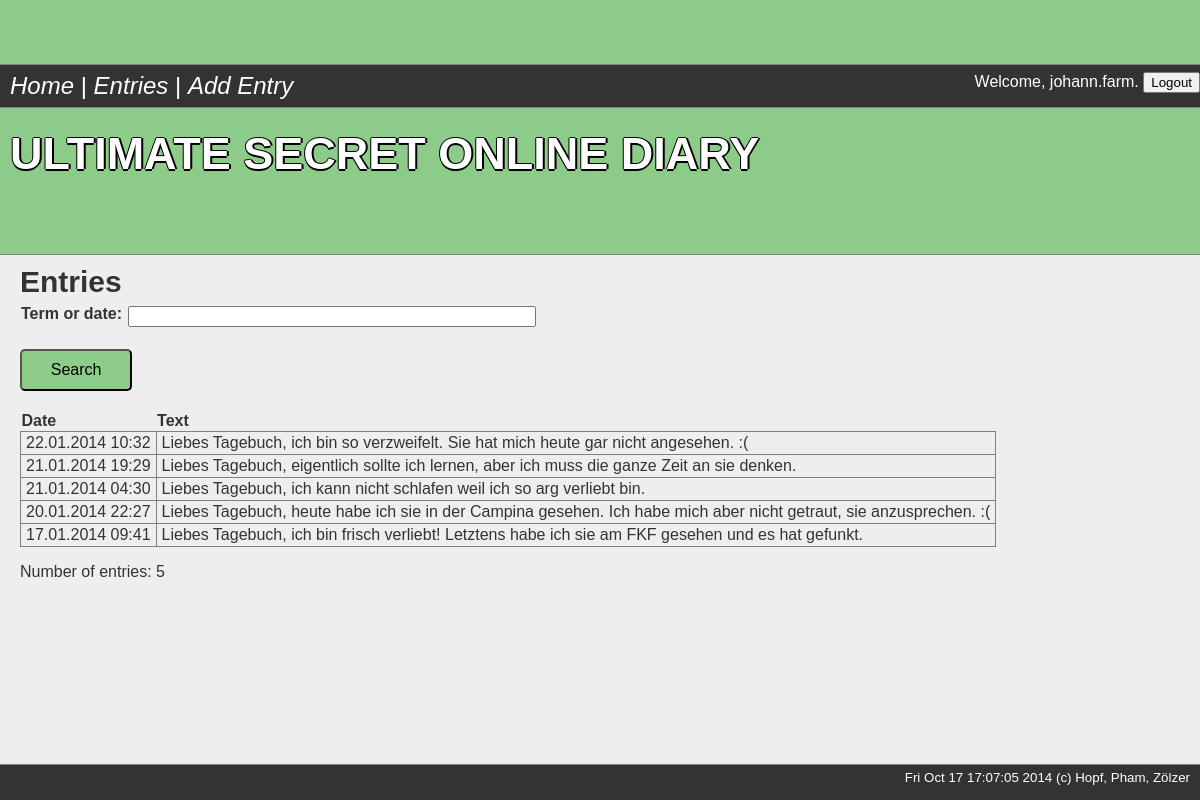
The page /diary/list.php (signed in) on the database its author committed.
### diary/db/DataManager.php (called while the page is built, shortened)
<?php
require_once("Entities.php");
class DataManager {
	private static function getConnection() {
		$con = new mysqli('127.0.0.1', 'root', '', 'diary');
		return $con;
	}
	private static function query($connection, $query) {
		$res = $connection -> query($query);
		return $res;
	}
	public static function getUser($id) {
		$user = null;
		$con = self::getConnection();
		$id = $con -> escape_string($id);
		$res = self::query($con,
				 "SELECT id, login, password FROM user WHERE id = $id;");
		if($u = $res -> fetch_object())
			$user = new User($u -> id, $u -> login, $u -> password);
		return $user;
	}
	public static function getEntriesFor($userId) {
		$entries = array();
		$con = self::getConnection();
		$userId = $con -> escape_string($userId);
		$res = self::query($con, "SELECT id, text, user_id, date
				 FROM entry WHERE user_id = '$userId' ORDER BY date DESC");
		while ($e = $res -> fetch_object())
			$entries[] = new Entry($e->id, $e->text, $e->user_id, $e->date);
		return $entries;
	}
}

### diary/code/AuthenticationManager.php (called while the page is built, shortened)
<?php
require_once('db/DataManager.php');
class AuthenticationManager {
	public static function isAuthenticated() {
		return isset($_SESSION['user']);
	}
	public static function getAuthenticatedUser() {
		return self::isAuthenticated() ? DataManager::getUser($_SESSION['user']) : null;
	}
}

### diary/db/Entities.php (called while the page is built, shortened)
<?php
class User extends Entity {
	private $login;
	public function getLogin(){
		return $this -> login;
	}
	public function __construct($id, $login, $password){
		$this -> login = $login;
	}
}
class Entry extends Entity {
	private $text;
	private $date;
	public function getText(){
		return $this -> text;
	}
	public function getDate() {
		return $this -> date;
	}
	public function __construct($id, $text, $userId,  $date){
		$this -> text = $text;
		$this -> date = $date;
	}
}

### diary/code/util.php (called while the page is built, shortened)
<?php
function escape($string) {
	return nl2br(htmlentities($string));
}

### diary/entrylist.php (the view, shortened to what this page needs)
<?php
include_once('code/util.php');
?>
<table class="productlist">
	<tr>
		<th>Date</th>
		<th>Text</th>
	</tr>
	<?php foreach($entries as $entry) {?>
	<tr>
		<td><?php echo date_format(new DateTime(escape($entry -> getDate())), 'd.m.Y H:i'); ?>
		</td>
		<td><?php echo escape($entry -> getText()); ?>
		</td>
	</tr>
	<?php }?>
</table>

### diary/header.php (shortened to what this page needs)
<?php
require_once('code/util.php');
require_once('code/AuthenticationManager.php');
$user=AuthenticationManager::getAuthenticatedUser();
?>
<!DOCTYPE HTML>
<html>
<head>
<link rel="stylesheet" type="text/css" href="main.css" />
</head>
<body>
	<div id="container">
		<div class="header">
			<div class="headerLinks">
				<div class="navigation">
					<p>
						<a href="start.php">Home</a>
							<?php if($user != null) :?>
							 | <a href="list.php">Entries</a>
							 | <a href="add.php">Add Entry</a>
							<?php endif;?>
					</p>
				</div>
				<div class="login">
					<?php if($user == null) :?>
					<p>
						Not Logged In. [<a href="login.php">Login</a>]
						[<a href="register.php">Register</a>]
					</p>
					<?php else :?>
					<p>
					<form name="test" method="post" action="">
							Welcome,
							<?php echo escape($user->getLogin());?>.
						<input type="submit" value="Logout">
					</form></p>
					<?php endif;?>
				</div>
			</div>
			<h1>Ultimate Secret Online Diary</h1>
		</div>
		<div class="content">

### diary/list.php (shortened to what this page needs)
<?php
	require_once('code/util.php');
	require_once('db/DataManager.php');
	require_once('code/AuthenticationManager.php');
$critAvailable = isset($_REQUEST['term']);
if (!$critAvailable) {
	$entries = DataManager::getEntriesFor(AuthenticationManager::getAuthenticatedUser() -> getId());
	$term = "";
} else {
	$term = $_REQUEST['term'];
    $entries = DataManager::getEntriesForSearchCriteria(AuthenticationManager::getAuthenticatedUser() -> getId(), $term);
}
$count = count($entries);
?>
<?php require('header.php'); ?>
<h2>Entries</h2>
<form>
	<table>
	<tr>
		<th>Term or date: </th>
		<td> <input name="term" value="<?php echo escape($term); ?>" class="textfield" /> </td>
	</tr>
	</table>
	<input type="submit" value="Search" class="button-small" />
</form>
<?php if(sizeof($entries) > 0) {
require('entrylist.php');
} else { ?>
<p>No entries. </p>
<?php } ?>
<p>Number of entries: <?php print($count) ?></p>
<?php require('footer.php'); ?>

### diary/footer.php
<?php
require_once("code/util.php");
?>
	</div>
	<div class="footer">
	<p>
	<?php echo escape(strftime('%c')); ?> (c) Hopf, Pham, Zölzer
	</p>
	</div>
	</div>
</body>
</html>

### diary/main.css (style rules this page uses)
html, body { height: 100%; }
body { margin: 0px; padding: 0px; background: #eee; font-family: 'Calibri', sans-serif; font-size: 12pt; font-weight: 400; color: #333; }
#container { min-height:100%; position:relative; }
.header { overflow: hidden; padding: 4em 0em; background: #8DCB89; background-size: cover; border-bottom: 1px solid gray; color: #003300; }
.content { margin-left: 20px; margin-right: 20px; padding-bottom: 35px; }
.footer { text-align: right; position:absolute; bottom: 0; height:30px; width: 100%; }
.login { float: right; }
.navigation { font-family: 'Calibri', sans-serif; margin-left: 10px; font-size: 24px; float: left; }
a { text-decoration: none; color: #003300; font-style: italic; }
.header a { text-decoration: none; color: white; font-style: italic; }
.header h1 { font-family: arial; margin: 10px; margin-bottom: 10px; padding: 0; color: white; text-transform: uppercase; font-size: 45px; text-shadow: -1px 0 black, 0 2px black, 2px 0 black, 0 -1px black; margin-top: 20px; }
.header p { margin: 0; padding: 0; margin-right: 10px; }
.headerLinks { padding: 7px 0; background: #333; color: white; border-top: 1px solid gray; border-bottom: 1px solid gray; }
.footer { border-top: 1px solid gray; background: #333; color: white; padding-top: 5px; }
.footer p { margin: 0; padding: 0; font-size: 10pt; padding-right: 10px; }
table { border-collapse: collapse; }
th { text-align: left; }
td { padding: 2px 5px; }
td, th { vertical-align:top; }
.productlist td, .ratinglist td { border: 1px solid gray; overflow: hidden; }
h2 { margin-top: 10px; margin-bottom: 5px; font-size: 30px; }
.textfield { width: 400px; }
.button-small { padding: 0.3em 1.8em; background: #8DCB89; border-radius: 5px; line-height: 1.8em; font-size: 1em; margin-top: 20px; margin-bottom: 20px; }

### rows shown on the page
user: login "johann.farm", id "5"
entry: date "22.01.2014 10:32", text "Liebes Tagebuch, ich bin so verzweifelt. Sie hat mich heute gar nicht angesehen. :("
entry: date "21.01.2014 19:29", text "Liebes Tagebuch, eigentlich sollte ich lernen, aber ich muss die ganze Zeit an sie denken."
entry: date "21.01.2014 04:30", text "Liebes Tagebuch, ich kann nicht schlafen weil ich so arg verliebt bin."
entry: date "20.01.2014 22:27", text "Liebes Tagebuch, heute habe ich sie in der Campina gesehen. Ich habe mich aber nicht getraut, sie anzusprechen. :("
entry: date "17.01.2014 09:41", text "Liebes Tagebuch, ich bin frisch verliebt! Letztens habe ich sie am FKF gesehen und es hat gefunkt."

### other values the page prints
strftime('%c') "Fri Oct 17 17:07:05 2014"
